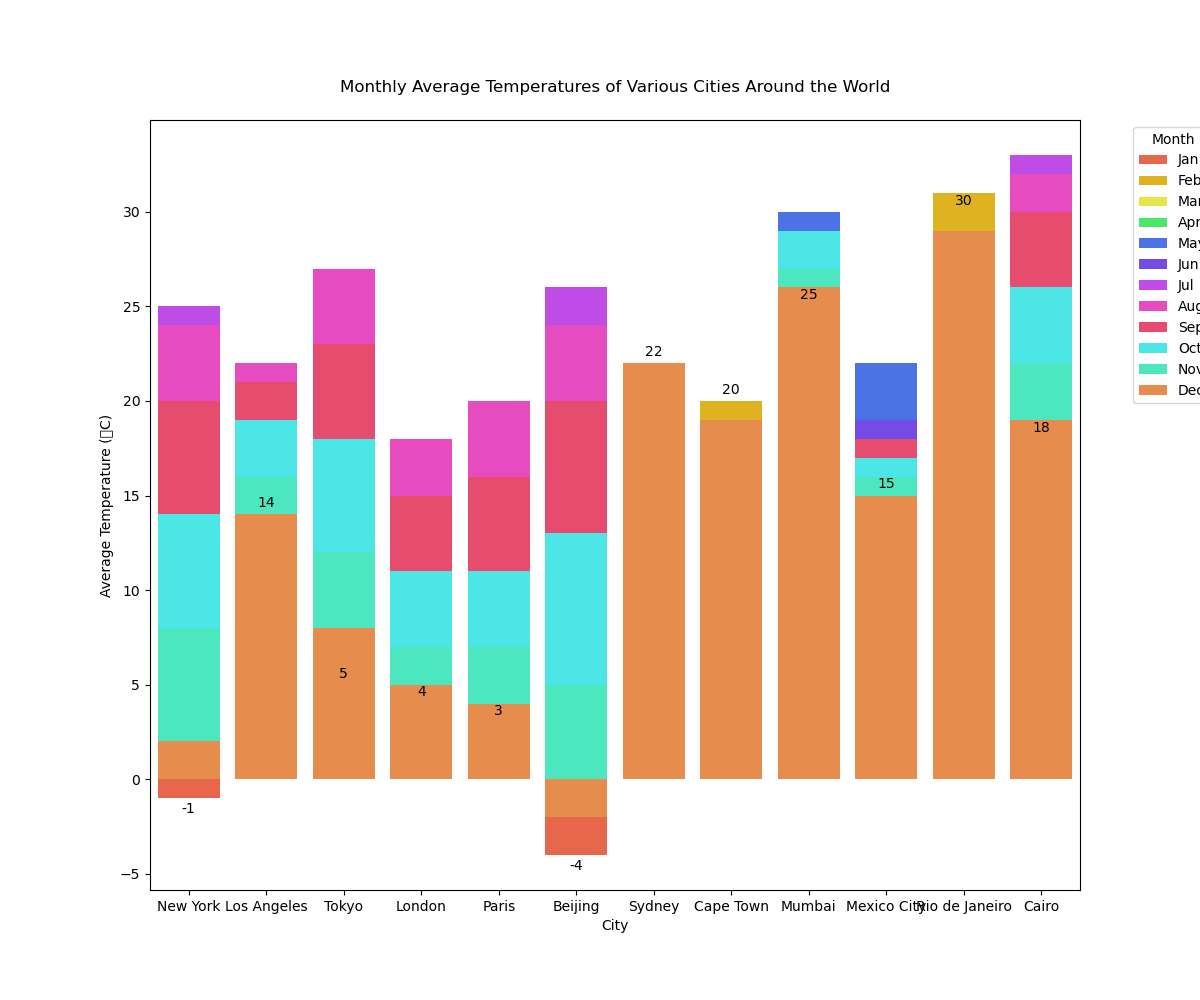

Reproduce this figure in Python.

import seaborn as sns
import pandas as pd
import matplotlib.pyplot as plt

data = {
    'City': ['New York', 'Los Angeles', 'Tokyo', 'London', 'Paris', 'Beijing', 'Sydney', 'Cape Town', 'Mumbai', 'Mexico City', 'Rio de Janeiro', 'Cairo'],
    'Jan': [-1, 14, 5, 4, 3, -4, 22, 20, 25, 15, 30, 18],
    'Feb': [0, 15, 6, 4, 4, 0, 22, 20, 25, 16, 31, 19],
    'Mar': [5, 16, 9, 7, 8, 5, 21, 19, 27, 19, 29, 21],
    'Apr': [11, 17, 14, 9, 10, 14, 19, 17, 29, 20, 27, 25],
    'May': [17, 18, 19, 13, 15, 20, 16, 15, 30, 22, 24, 29],
    'Jun': [22, 20, 22, 16, 18, 24, 14, 13, 29, 19, 22, 32],
    'Jul': [25, 22, 25, 18, 20, 26, 13, 13, 29, 18, 21, 33],
    'Aug': [24, 22, 27, 18, 20, 24, 15, 14, 28, 18, 22, 32],
    'Sep': [20, 21, 23, 15, 16, 20, 17, 15, 28, 18, 23, 30],
    'Oct': [14, 19, 18, 11, 11, 13, 19, 17, 29, 17, 25, 26],
    'Nov': [8, 16, 12, 7, 7, 5, 20, 18, 27, 16, 27, 22],
    'Dec': [2, 14, 8, 5, 4, -2, 22, 19, 26, 15, 29, 19]
}

df = pd.DataFrame(data)

df_melted = df.melt(id_vars=['City'], var_name='Month', value_name='AvgTempCelsius')

plt.figure(figsize=(12, 10))

ax = sns.barplot(
    data=df_melted,
    x='City',
    y='AvgTempCelsius',
    hue='Month',
    palette=['#FF5733', '#FFC300', '#FFFF33', '#33FF57', '#3366FF', '#6633FF', '#CC33FF', '#FF33CC', '#FF335E', '#33FFFF', '#33FFCC', '#FF8833'],
    dodge=False
)

ax.bar_label(ax.containers[0], padding=3)
plt.ylabel('Average Temperature (°C)')
plt.xlabel('City')
plt.title('Monthly Average Temperatures of Various Cities Around the World', pad=20)
plt.legend(title='Month', bbox_to_anchor=(1.05, 1), loc='upper left')

plt.show()
